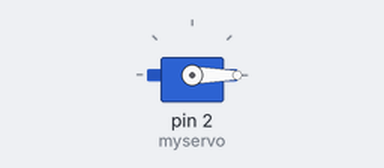
A sketch run on a simulated Arduino Uno, built with avr-gcc and run on an emulated ATmega328P. Parts: servo.

Above: at 0.1 s.
At 18.2 s:
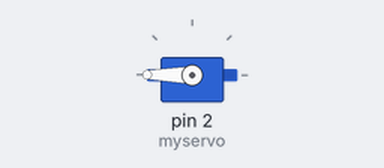
Timing chart, 0 to 37.8 s (numbered marks = the images above):
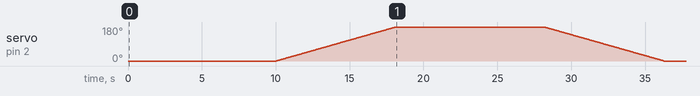

Measured:
- by itself, servo on pin 2 (myservo): rises from 0° to 180° in 8.1 s, then falls to 0° in 18.2 s

The sketch:

SERVO_TEST_SWEEP.ino
```cpp
#include <Servo.h>

Servo myservo;  // create servo object to control a servo

int pos = 0;    // variable to store the servo position

void setup() {
  myservo.attach(2);  // attaches the servo on pin 9 to the servo object
}

void loop() {
  myservo.write(pos);

  delay(1000 * 10);
  for (pos = 0; pos <= 180; pos += 1) { // goes from 0 degrees to 180 degrees in steps of 1 degree
    myservo.write(pos);                 // tell servo to go to position in variable 'pos'
    delay(15 * 3);                      // waits 45 ms for the servo to reach the position
  }

  delay(1000 * 10);

  for (pos = 180; pos >= 0; pos -= 1) { // goes from 180 degrees to 0 degrees
    myservo.write(pos);                 // tell servo to go to position in variable 'pos'
    delay(15 * 3);                      // waits 45 ms for the servo to reach the position
  }
}
```
